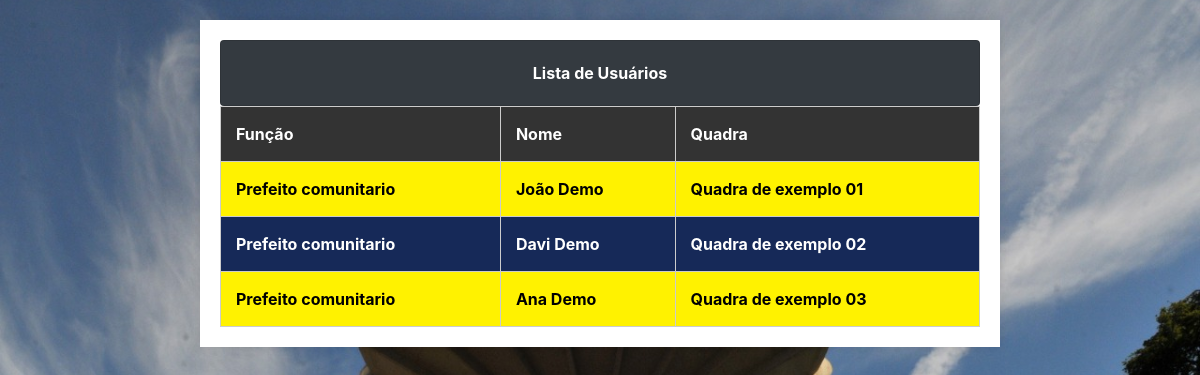
The app's page /view/formMostarLider.php (signed in) with its own data.
### tables this page shows
CREATE TABLE IF NOT EXISTS `tb_usuario` (
  `idusuario` INT(11) NOT NULL AUTO_INCREMENT,
  `login` VARCHAR(45) NOT NULL,
  `senha` VARCHAR(32) NOT NULL,
  `idperfil` INT(11) NOT NULL,
  PRIMARY KEY (`idusuario`),
  INDEX `fk_tb_usuario_tb_perfil1_idx` (`idperfil` ASC),
  CONSTRAINT `fk_tb_usuario_tb_perfil1`
    FOREIGN KEY (`idperfil`)
    REFERENCES `tb_perfil` (`idperfil`)
    ON DELETE NO ACTION
    ON UPDATE NO ACTION);

CREATE TABLE IF NOT EXISTS `tb_perfil` (
  `idperfil` INT(11) NOT NULL AUTO_INCREMENT,
  `descricao` VARCHAR(45) NOT NULL COMMENT '1=administracao\\n2=prefeito comunitario\\n3-suporte\\n',
  PRIMARY KEY (`idperfil`));

CREATE TABLE IF NOT EXISTS `tb_prefeito_comunitario` (
  `idprefeitura` INT(11) NOT NULL AUTO_INCREMENT,
  `nome_prefeito` VARCHAR(45) NOT NULL,
  `cpf_prefeito` VARCHAR(45) NOT NULL,
  `dt_nasc_prefeito` DATE NOT NULL,
  `tel_prefeito` VARCHAR(15) NOT NULL,
  `genero` INT(11) NOT NULL COMMENT '1=masculino\\n2=feminino\\n3=outros',
  `endereco_prefeito` VARCHAR(100) NOT NULL,
  `numero_registro_prefeito` VARCHAR(45) NOT NULL,
  `data_criacao_prefeito` TIMESTAMP NOT NULL DEFAULT CURRENT_TIMESTAMP ON UPDATE CURRENT_TIMESTAMP,
  `idusuario` INT(11) NOT NULL,
  PRIMARY KEY (`idprefeitura`),
  UNIQUE INDEX `cpf_Prefeito_UNIQUE` (`cpf_prefeito` ASC),
  UNIQUE INDEX `tel_prefeito_UNIQUE` (`tel_prefeito` ASC),
  UNIQUE INDEX `numero_registro_prefeito_UNIQUE` (`numero_registro_prefeito` ASC),
  INDEX `fk_tb_prefeito_comunitario_tb_usuario1_idx` (`idusuario` ASC),
  CONSTRAINT `fk_tb_prefeito_comunitario_tb_usuario1`
    FOREIGN KEY (`idusuario`)
    REFERENCES `tb_usuario` (`idusuario`)
    ON DELETE NO ACTION
    ON UPDATE NO ACTION);

### DAO/Tb_usuarioDAO.php (called while the page is built, shortened)
<?php
class Tb_usuarioDAO {
   public function pesquisarprefeito(){
    $pdo = Conexao::getInstance();
    $sql = "SELECT * from tb_usuario U INNER JOIN tb_prefeito_comunitario PC on U.idusuario=PC.idusuario INNER JOIN tb_perfil PF on U.idperfil=PF.idperfil;";
    $execucao = $pdo ->prepare($sql);
    $execucao ->execute();
    $resultado = $execucao->fetchAll(PDO::FETCH_ASSOC);
    return $resultado;
}
    }

### view/formMostarLider.php (the view, shortened to what this page needs)
<!DOCTYPE html>
<html lang="en">
<head>
    <link rel="stylesheet" href="../css/listar.css">
    <link rel="stylesheet" href="https://cdnjs.cloudflare.com/ajax/libs/font-awesome/5.15.4/css/all.min.css">
    <link rel="stylesheet" href="https://cdn.jsdelivr.net/npm/bootstrap@4.6.2/dist/css/bootstrap.min.css">
</head>
<body>
<?php
        require_once '../DAO/Tb_usuarioDAO.php';
        $Tb_usuarioDAO = new Tb_usuarioDAO();
        $Tb_usuarioDAO = $Tb_usuarioDAO->pesquisarprefeito();
        ?>
 <main>
 <div class="card bg-dark text-white font-weight-bold text-center">
                <div class="card-body">Lista de Usuários</div>
            </div>
        <table>
            <tr>
                <th>Função</th>
                <th>Nome</th>
                <th>Quadra</th>
            </tr>
            <?php
                    foreach ($Tb_usuarioDAO as $c ) {
                        $nome_prefeito = $c["nome_prefeito"];
                        $endereco_prefeito = $c["endereco_prefeito"];
                        $descricao = $c["descricao"]
                        ?>
                        <tr>
                            <td><?php echo $descricao; ?></td>
                            <td><?php echo $nome_prefeito; ?></td>
                            <td ><?php echo $endereco_prefeito; ?></td>
                        </tr>
                    <?php }
                    ?>
        </table>
    </main>
</body>
</html>

### css/listar.css (style rules this page uses)
body { font-family: 'Arial', sans-serif; margin: 0; padding: 0; background-image: url(../img/WhatsApp-Image-2021-03-27-at-10.47.21.jpeg); background-size: cover; background-position: center; height: 90vh; }
main { max-width: 800px; margin: 20px auto; background-color: #fff; padding: 20px; box-shadow: 0 0 10px rgba(0, 0, 0, 0.1); }
table { width: 100%; border-collapse: collapse; }
tr:nth-child(even) { background:rgb(255, 242, 0); color: black; font-size: 1rem; font-weight: bolder; }
tr { background-color: #162958; color: white; font-size: 1rem; font-weight: bolder; }
table, th, td { border: 1px solid #ccc; }
th, td { padding: 15px; text-align: left; }
th { background-color: #333; color: #fff; }

### records on screen
tb_usuario: idperfil.descricao "Prefeito comunitario", tb_prefeito_comunitario.nome_prefeito "João Demo", tb_prefeito_comunitario.endereco_prefeito "Quadra de exemplo 01"
tb_usuario: idperfil.descricao "Prefeito comunitario", tb_prefeito_comunitario.nome_prefeito "Davi Demo", tb_prefeito_comunitario.endereco_prefeito "Quadra de exemplo 02"
tb_usuario: idperfil.descricao "Prefeito comunitario", tb_prefeito_comunitario.nome_prefeito "Ana Demo", tb_prefeito_comunitario.endereco_prefeito "Quadra de exemplo 03"
